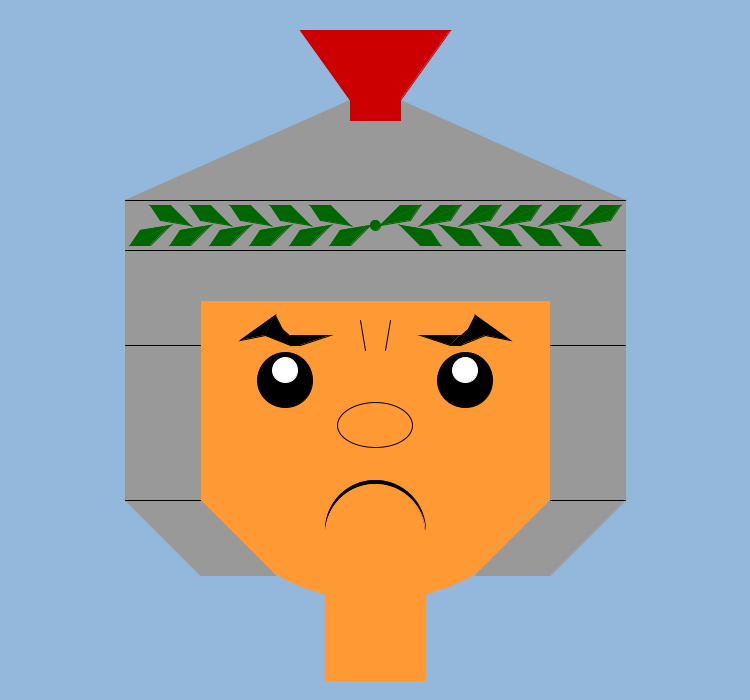
Frame 1 (no input)
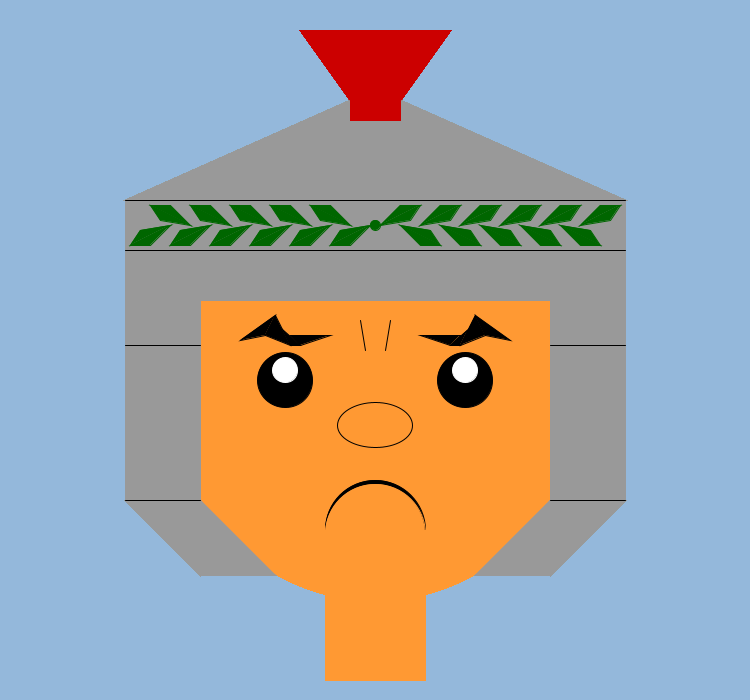
Frame 60 (the mouse pressed at the canvas centre just before this capture)
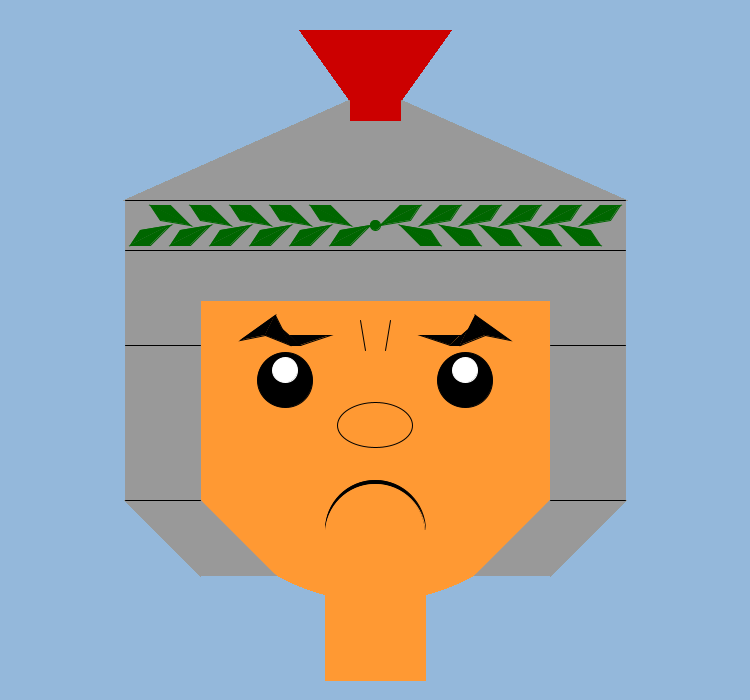
Frame 120 (the mouse held since frame 60 and released just before this capture)

The Processing sketch that drew these frames (run headless with seeded random() and noise(); from frame 60 on, the mouse is pressed at the canvas centre):

// Processing sketch: processing_116585
// ── processing_116585.pde



void setup() {
  size(750,700);
  background(148, 184, 219);
}

void draw() {
  //cara
  fill(255,153,51);
  stroke(255,153,51);
  ellipse(375,400,400,400);
  
  //casco
  stroke(153,153,153);
  fill(153,153,153);
  rect(125,200,500,100);
  rect(125,300,75,200);
  rect(550,300,75,200);
  triangle(125,200,350,200,350,100);
  triangle(625,200,400,200,400,100);
  rect(350,120,50,100);
  triangle(200,500,200,575,275,575);
  triangle(125,500,200,575,200,500);
  triangle(550,500,550,575,475,575);
  triangle(625,500,550,575,550,500);
  stroke(0,0,0);
  line(125,250,625,250);
  line(625,200,125,200);
  line(200,345,125,345);
  line(550,345,625,345);
  line(200,500,125,500);
  line(550,500,625,500);
  
  //laurel casco
  
  stroke(0,102,0);
  fill(0,102,0);
  ellipse(375,225,10,10);
  triangle(380,225,400,205,420,205);
  triangle(380,225,420,205,410,220);
  triangle(420,225,440,205,460,205);
  triangle(420,225,460,205,450,220);
  triangle(460,225,480,205,500,205);
  triangle(460,225,500,205,490,220);
  triangle(500,225,520,205,540,205);
  triangle(500,225,540,205,530,220);
  triangle(540,225,560,205,580,205);
  triangle(540,225,580,205,570,220);
  triangle(580,225,600,205,620,205);
  triangle(580,225,620,205,610,220);
  
  triangle(370,225,350,245,330,245);
  triangle(370,225,330,245,340,230);
  triangle(330,225,310,245,290,245);
  triangle(330,225,290,245,300,230);
  triangle(290,225,270,245,250,245);
  triangle(290,225,250,245,260,230);
  triangle(250,225,230,245,210,245);
  triangle(250,225,210,245,220,230);
  triangle(210,225,190,245,170,245);
  triangle(210,225,170,245,180,230);
  triangle(170,225,150,245,130,245);
  triangle(170,225,130,245,140,230);
  
  triangle(350,225,330,205,310,205);
  triangle(350,225,310,205,320,220);
  triangle(310,225,290,205,270,205);
  triangle(310,225,270,205,280,220);
  triangle(270,225,250,205,230,205);
  triangle(270,225,230,205,240,220);
  triangle(230,225,210,205,190,205);
  triangle(230,225,190,205,200,220);
  triangle(190,225,170,205,150,205);
  triangle(190,225,150,205,160,220);
  
  triangle(400,225,420,245,440,245);
  triangle(400,225,440,245,430,230);
  triangle(440,225,460,245,480,245);
  triangle(440,225,480,245,470,230);
  triangle(480,225,500,245,520,245);
  triangle(480,225,520,245,510,230);
  triangle(520,225,540,245,560,245);
  triangle(520,225,560,245,550,230);
  triangle(560,225,580,245,600,245);
  triangle(560,225,600,245,590,230);
  
  //cresta casco
  stroke(204,0,0);
  fill(204,0,0);
  triangle(400,100,450,30,400,30);
  triangle(350,100,350,30,300,30);
  rect(350,30,50,90);
  
  //ojos
  stroke(0,0,0);
  fill(0,0,0);
  ellipse(285,380,55,55);
  ellipse(465,380,55,55);
  stroke(255,255,255);
  fill(255,255,255);
  ellipse(465,370,25,25);
  ellipse(285,370,25,25);
  
  //cejas
  stroke(0,0,0);
  fill(0,0,0);
  triangle(240,340,265,335,275,315);
  triangle(265,335,275,315,290,345);
  triangle(290,345,282,329,300,345);
  triangle(300,345,290,335,330,335);
  
  triangle(510,340,475,315,485,335);
  triangle(485,335,460,345,475,315);
  triangle(468,329,460,345,450,345);
  triangle(460,335,420,335,450,345);
  
  //boca
  ellipse(375,530,100,100);
  stroke(255,153,51);
  fill(255,153,51);
  ellipse(375,534,100,100);
  
  //cuello
  rect(325,530,100,150);
  
  //nariz
  stroke(0,0,0);
  ellipse(375,425,75,45);
  
  //entreceja
  line(360,320,365,350);
  line(390,320,385,350);
  

  
  
  
  
  
println(mouseX+","+mouseY); 
}
